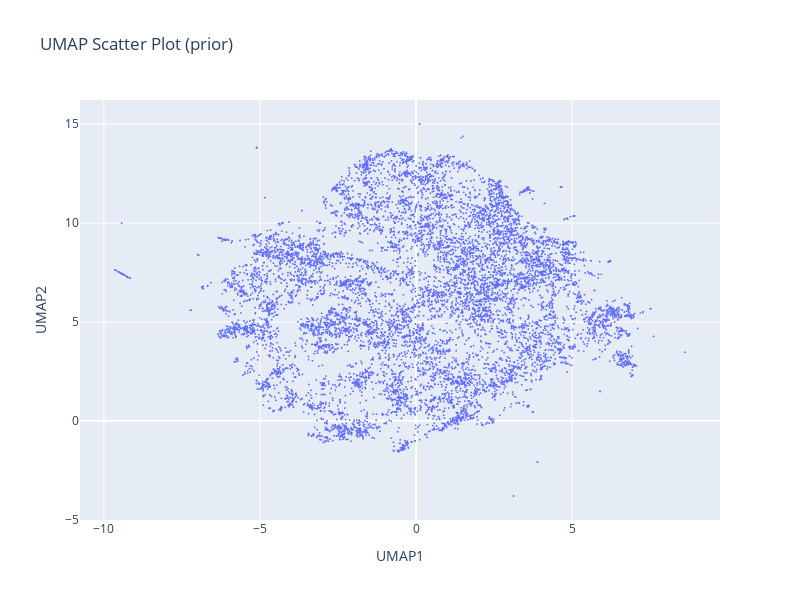

The code cell stored with this chart in its notebook:
### Code cell
import pandas as pd
import plotly.express as px
import numpy as np

# Create the scatter plot
fig = px.scatter(
    umap_df_2,
    x='UMAP1',
    y='UMAP2',
    hover_data=['title'],
    title='UMAP Scatter Plot (prior)',
    color_continuous_scale='Inferno',
)

# Customize the hover template
fig.update_traces(
    hovertemplate='<b>%{customdata[0]}</b>'
)
fig.update_traces(marker={'size': 2})

# Adjust layout
fig.update_layout(
    width=800, 
    height=600,
)

# Save figure as PDF
# fig.write_image('../results/umap_scatter_plot.pdf')

# Show the plot
fig.show()

### Figure 1 — Plotly figure (JSON) as saved in the notebook; plotly's stock layout.template omitted (floating-point values rounded to 4 significant figures; data arrays with more than 128 entries replaced by an {"elided": "..."} marker saying what was removed)
{"data": [{"customdata": {"elided": "10000 rows, 10001 str values in total"}, "hovertemplate": "<b>%{customdata[0]}</b>", "legendgroup": "", "marker": {"color": "#636efa", "size": 2, "symbol": "circle"}, "mode": "markers", "name": "", "showlegend": false, "type": "scattergl", "x": {"elided": "10000 float values"}, "xaxis": "x", "y": {"elided": "10000 float values"}, "yaxis": "y"}], "layout": {"height": 600, "legend": {"tracegroupgap": 0}, "title": {"text": "UMAP Scatter Plot (prior)"}, "width": 800, "xaxis": {"anchor": "y", "domain": [0, 1], "title": {"text": "UMAP1"}}, "yaxis": {"anchor": "x", "domain": [0, 1], "title": {"text": "UMAP2"}}}}
